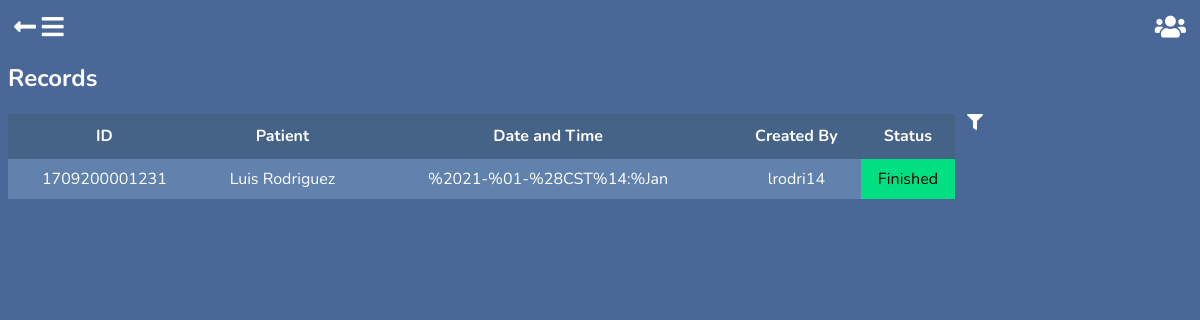
Page /records/ (signed in) on the committed database.
### appointments/models.py (models this page shows, shortened)
class Consult(models.Model):
    STATUS_CHOICES = (
        ('OPEN', 'Open'),
        ('CONFIRMED', 'Confirmed'),
        ('CANCELLED', 'Cancelled'),
        ('CLOSED', 'Closed'),
    )
    patient = models.ForeignKey(Patient, on_delete=models.CASCADE, blank=False, null=True, verbose_name='Patient', help_text='Patient assisting this consult', related_name='consult')
    datetime = models.DateTimeField('Date & Time', blank=False, null=True, help_text='Date the consult will be done')
    motive = models.TextField('Motive', blank=False, null=True, help_text='The motive of your assistance to the consult')
    suffering = models.TextField('Suffering', blank=False, null=True, help_text='What is the patient suffering?')
    charge = models.DecimalField('Charges', blank=False, null=True, max_digits=10, decimal_places=2, help_text='Charge Amount')
    created_by = models.ForeignKey(user, on_delete=models.CASCADE, blank=True, null=True, verbose_name='Created By')
    blood_pressure = models.FloatField('Blood Pressure', blank=True, null=True, help_text='Blood Pressure')
    temperature = models.FloatField('Temperature', blank=True, null=True, help_text='Corporal Temperature')
    weight = models.FloatField('Weight', blank=True, null=True, help_text='Weight')
    size = models.FloatField('Height', blank=True, null=True, help_text='Size')
    digestive_system = models.TextField('Digestive System', blank=True, null=True, help_text='Digestive System Analysis')
    endocrine_system = models.TextField('Endocrine System', blank=True, null=True, help_text='Endocrine System Analysis')
    renal_system = models.TextField('Renal System', blank=True, null=True, help_text='Renal System Analysis')
    lymphatic_system = models.TextField('Lymphatic System', blank=True, null=True, help_text='Lymphatic System Analysis')
    respiratory_system = models.TextField('Respiratory System', blank=True, null=True, help_text='Respiratory System Analysis')
    head_exploration = models.TextField('Head Exploration', blank=True, null=True, help_text='Head Exploration Analysis')
    thorax_exploration = models.TextField('Thorax Exploration', blank=True, null=True, help_text='Thorax Exploration Analysis')
    cie_10_group = models.OneToOneField(Cie10Group, on_delete=models.CASCADE, blank=True, null=True, help_text='CIE-10 group for the diagnose', verbose_name='CIE-10 Group')
    cie_10_detail = models.TextField('CIE-10 Detail', blank=True, null=True, help_text='CIE-10 Diagnose Details')
    diagnose = models.TextField('Diagnose', blank=True, null=True, help_text='Diagnose')
    procedure = models.TextField('Procedure', blank=True, null=True, help_text='Procedure')
    analysis = models.TextField('Analysis', blank=True, null=True, help_text='Analysis')
    notes = models.TextField('Notes', blank=True, null=True, help_text='Notes')
    drugs = models.ManyToManyField(Drug, blank=True, help_text='Drugs recommended', verbose_name='Drugs')
    indications = models.TextField('Indications', blank=True, null=True, help_text='Indications')
    actions = models.TextField('Actions', blank=True, null=True, help_text='Actions')
    prescription = models.FileField('Prescription', blank=True, null=True, help_text="Prescription", upload_to='appointments/prescriptions')
    testing = models.ManyToManyField(MedicalTest, blank=True, help_text='Pending Testing', verbose_name='Testing')
    instructions = models.CharField(max_length=512, blank=True, null=True, help_text='Instructions', verbose_name='Instructions')
    medical_status = models.BooleanField('Medical Status', blank=True, null=True, help_text='Handles the medical consult status', default=False)
    status = models.CharField('Status', max_length=10, blank=True, null=True, help_text='Handles the consult status', default=STATUS_CHOICES[0][0], choices=STATUS_CHOICES)
    lock = models.BooleanField('Lock', default=True, blank=False, null=True, help_text='Consult lock status')
    class Meta:
        unique_together = ['created_by', 'datetime']
        verbose_name = 'Consult'
        verbose_name_plural = 'Consults'

### patients/models.py (models this page shows, shortened)
class Patient(models.Model):
    GENDER_CHOICES = (
        ('F', 'Femenine'),
        ('M', 'Masculine'),
        ('O', 'Other'),
    )
    CIVIL_STATUS_CHOICES = (
        ('S', 'Single'),
        ('M', 'Married'),
        ('W', 'Widowed'),
        ('D', 'Divorced'),
        ('SP', 'Separated'),
    )
    id_number = models.CharField('ID Number', max_length=20, null=True, blank=True, help_text='Provide you ID Card Number')
    first_names = models.CharField("Patient's Name", max_length=50, null=False, blank=False, help_text="Patient's Name")
    last_names = models.CharField("Patient's Last Name", max_length=50, null=False, blank=False, help_text="Patient's Last Name")
    gender = models.CharField("Patient's Gender", max_length=20, null=True, blank=False, help_text='Gender', choices=GENDER_CHOICES)
    birthday = models.DateField("Patient's Birthday", help_text="Patients date of birth")
    phone_number = models.CharField('Phone Number', max_length=20, blank=True, null=True, help_text='Phone Number')
    email = models.EmailField("Patient's Email", null=True, blank=True, help_text='Email')
    civil_status = models.CharField(max_length=12, choices=CIVIL_STATUS_CHOICES)
    origin = models.CharField(max_length=50, choices=ORIGIN_CHOICES)
    residence = models.CharField(max_length=50, choices=LOCATION_CHOICES)
    created_by = models.ForeignKey(user, on_delete=models.CASCADE, blank=False, null=True, verbose_name='Created By')
    class Meta:
        verbose_name = 'Patient'
        verbose_name_plural = 'Patients'

### accounts/models.py (models this page shows, shortened)
class CustomUser(AbstractUser):
    ROLL_CHOICES = (
        ('Doctor', 'Doctor'),
        ('Assistant', 'Assistant'),
        ('Patient', 'Patient')
    )
    SPECIALITY_CHOICES = (
        ('ALLERGY & IMMUNOLOGY', 'Allergy & Immunology'),
        ('ANESTHESIOLOGY', 'Anesthesiology'),
        ('DERMATOLOGY', 'Dermatology'),
        ('DENTIST', 'Dentist'),
        ('DIAGNOSTIC RADIOLOGY', 'Diagnostic Radiology'),
        ('EMERGENCY MEDICINE', 'Emergency Medicine'),
        ('FAMILY MEDICINE', 'Family Medicine'),
        ('INTERNAL MEDICINE', 'Internal Medicine'),
        ('MEDICAL GENETICS', 'Medical Genetics'),
        ('NEUROLOGY', 'Neurology'),
        ('NUCLEAR MEDICINE', 'Nuclear Medicine'),
        ('OBSTETRICS AND GYNECOLOGY', 'Obstetrics & Gynechology'),
        ('OPHTHALMOLOGY', 'Ophthalmolgy'),
        ('PATHOLOGY', 'Pathology'),
        ('PEDIATRICS', 'Pediatrics'),
        ('PHYSICAL MEDICINE & REHABILITATION', 'Physical Medicine & Rehabilitation'),
        ('PREVENTIVE MEDICINE', 'Preventive Medicine'),
        ('PSYCHIATRY', 'Psychiatry'),
        ('RADIATION ONCOLOGY', 'Radiation Oncology'),
        ('SURGERY', 'Surgery'),
        ('UROLOGY', 'Urology'),
    )
    email = models.EmailField(blank=False, unique=True)
    roll = models.CharField('Roll', max_length=25, blank=False, help_text='Choose the roll you will acquire in this account.', choices=ROLL_CHOICES)
    speciality = models.CharField('Speciality', max_length=100, blank=True, help_text='If your roll is (A, Assistant), leave this field blank.', choices=SPECIALITY_CHOICES)

### records/views.py (the view)
# urls.py: path('records/', include('records.urls')),
def records(request):
    records_list = Consult.objects.filter(created_by=request.user, medical_status=True).order_by('-datetime')
    paginator = Paginator(records_list, 1)
    page = request.GET.get('page')
    page_obj = paginator.get_page(page)
    form = RecordsDateFilterForm
    template = 'records/records_list.html'
    context = {'records': page_obj, 'form': form}
    if page:
        data = {'html': render_to_string('records/partial_records_list.html', context, request)}
        return JsonResponse(data)
    return render(request, template, context)

### records/templates/records/records_list.html (shortened to what this page needs)
{% extends 'base.html' %}
{% load static %}
{% block return %}<a href="{% url 'home:home' %}"><i class="fas fa-long-arrow-alt-left"></i></a>{% endblock %}
{% block body_block %}
<link rel="stylesheet" href="{% static 'records/css/records_list.css' %}">
<h2>Records</h2>
{% if records %}
    <div class="wrapper">
        <div>
            <table>
                <thead>
                    <tr id="heading">
                        <th>ID</th>
                        <th>Patient</th>
                        <th>Date and Time</th>
                        <th>Created By</th>
                        <th>Status</th>
                    </tr>
                </thead>
                <tbody>
                    {% include 'records/partial_records_list.html' %}
                </tbody>
            </table>
        </div>
        <div>
            <i class="fas fa-filter"></i>
         </div>
    </div>
{% else %}
    <p id="no-records">There are no records filled</p>
{% endif %}
{% endblock %}

### records/templates/records/partial_records_list.html (shortened to what this page needs)
{% load static %}
{% load records_custom_tags %}
{% if records %}
    {% for r in records %}
        <tr onclick="window.location='{% url 'appointments:consult_details' r.pk %}'">
            <td>{{ r.patient.id_number }}</td>
            <td>{{ r.patient.first_names }} {{ r.patient.last_names }}</td>
            <td>{{ r.datetime }}</td>
            <td>{{ r.created_by }}</td>
            <td id="status-1">Finished</td>
        </tr>
    {% endfor %}
{% else %}
    <p id="no-records">Cleared section, no data available</p>
{% endif %}

### static/base/css/base.css (style rules this page uses)
body { font-family: 'Nunito', sans-serif; background-color: #496897; color: #FFFFFF; overflow: hidden; }
.fa-long-arrow-alt-left { position: relative; font-size: 25px; transition: 0.5s; margin-top: 0.5%; margin-left: 0.5%; }
a { text-decoration: none; color: #FFFFFF; }

### records/static/records/css/records_list.css (style rules this page uses)
.wrapper { display: grid; grid-template-columns: 80% 19%; grid-gap: 1%; }
table { border-collapse: collapse; margin: auto; width: 100%; }
#heading { background-color: #456387; line-height: 25px; cursor: default; }
tr { cursor: pointer; line-height: 20px; margin: 10px; transition: 0.5s; }
tr th { padding-top: 10px; padding-bottom: 10px; }
tr td { padding-top: 10px; padding-bottom: 10px; text-align: center; }
tr:nth-child(odd) { background-color: #6082AD; transition: 0.5s; }
#status-1 { background-color: #00E083; color: #000000; height: 100%; }
.fa-filter { cursor: pointer; float: left; transition: 0.5s; }

### rows in the picture
Consult: patient.id_number "1709200001231", patient.first_names "Luis", patient.last_names "Rodriguez", datetime "%2021-%01-%28CST%14:%Jan", created_by "lrodri14"
